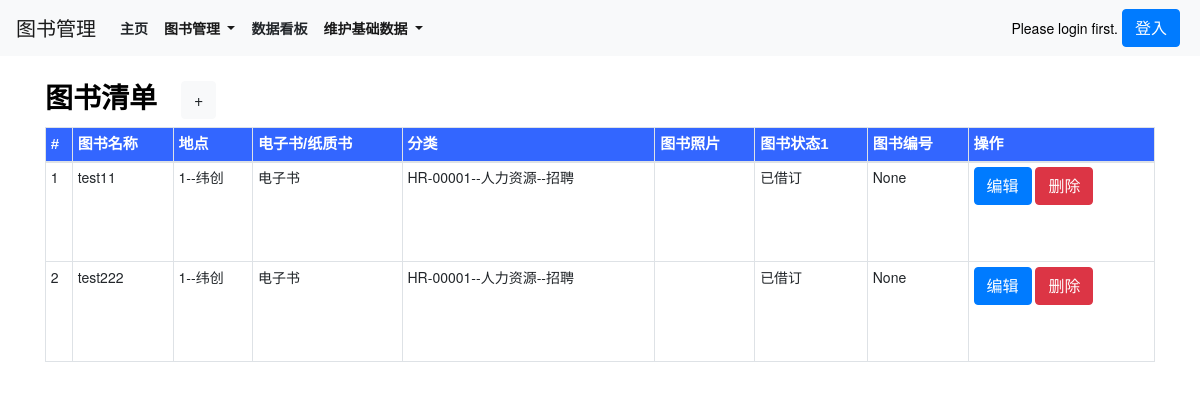
The app's page /theBooklist_show/, older data.
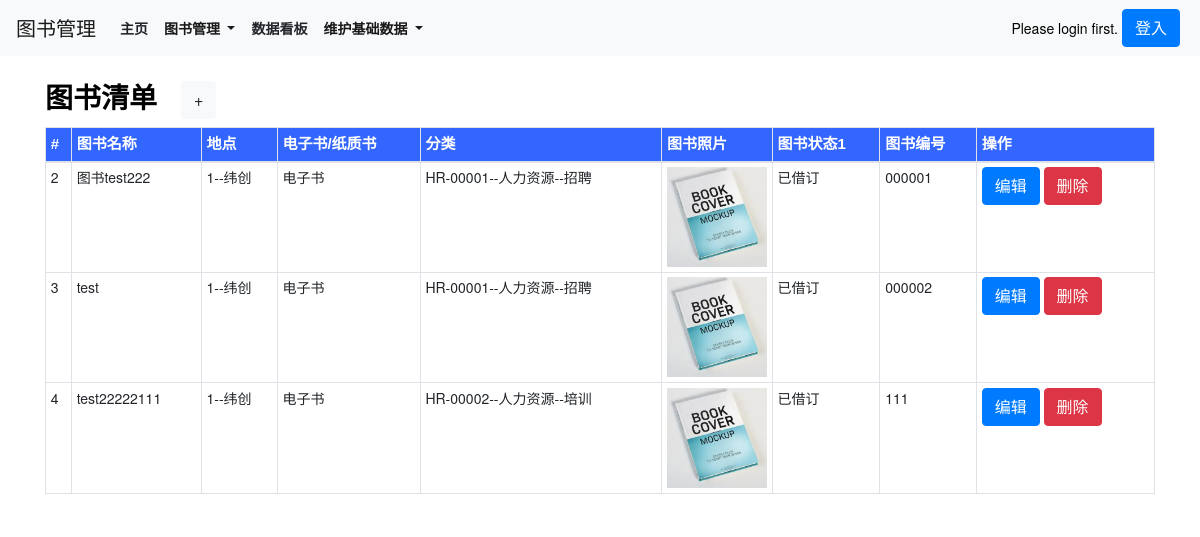
The same page, newer data.
### book/models.py (models this page shows, shortened)
class theBook(models.Model):
    bid = models.AutoField(primary_key=True)
    theBook_name = models.CharField(max_length=500,verbose_name=('图书名称'),)
    theBook_location = models.ForeignKey(location,blank=True, null=True, on_delete=models.CASCADE,related_name='Book_location')
    theBook_type = models.CharField(max_length=500, verbose_name=('电子书/纸质书'),choices=THEBOOK_TYPE,)
    theBook_category = models.ForeignKey(category,blank=True, null=True, on_delete=models.CASCADE,related_name='Book_category')
    theBook_logo = models.ImageField(max_length=500, verbose_name=('图书照片1'),upload_to='images/')
    theBook_attachment = models.FileField(max_length=10000,verbose_name=('图书附件(备用)'),blank=True, null=True,upload_to='file')
    theBook_status1 = models.CharField(max_length=500,verbose_name=('图书状态1'),choices=THESTATUS_TYPE,)
    theBook_status2 = models.CharField(max_length=500,verbose_name=('图书状态2(备用)'),blank=True, null=True,)
    theBook_status3 = models.CharField(max_length=500,verbose_name=('图书状态3(备用)'),blank=True, null=True,)
    theBook_id = models.CharField(max_length=500,verbose_name=('图书编号(备用)'),)
    theBook_information1 = models.TextField(max_length=10000,verbose_name=('图书信息1'),blank=True, null=True,)
    theBook_information2 = models.TextField(max_length=10000,verbose_name=('图书信息2(备用)'),blank=True, null=True,)
    theBook_information3 = models.TextField(max_length=10000,verbose_name=('图书信息3(备用)'),blank=True, null=True,)
    theBook_information4 = models.TextField(max_length=10000,verbose_name=('图书信息4(备用)'),blank=True, null=True,)
    theBook_information5 = models.TextField(max_length=10000,verbose_name=('图书信息5(备用)'),blank=True, null=True,)
    class Meta:
        verbose_name = ('图书')
        verbose_name_plural = ('图书')

class location(models.Model):
    lid = models.AutoField(primary_key=True)
    location_city = models.CharField(max_length=500,verbose_name=('城市'))
    location_name = models.CharField(max_length=500,verbose_name=('地点名称'))
    class Meta:
        verbose_name = ('地点')
        verbose_name_plural = ('地点')
    def __str__(self):
        return str(str(self.lid) + '--' + self.location_name)

class category(models.Model):
    cid = models.AutoField(primary_key=True)
    category_id = models.CharField(max_length=500,verbose_name=('分类编号'),)
    category_keyname = models.CharField(max_length=500,verbose_name=('分类主名称'),)
    category_subname = models.CharField(max_length=500,verbose_name=('分类子名称'),)
    class Meta:
        verbose_name = ('分类')
        verbose_name_plural = ('分类')
    def __str__(self):
        return str(self.category_id + '--' + self.category_keyname + '--' + self.category_subname)

### book/views.py (the view)
# urls.py: path('theBooklist_show/', views.theBooklist_show, name='theBooklist_show'),
def theBooklist_show(request):
    theBooklist = theBook.objects.all()
    context = {
        'theBooklist':theBooklist,
    }
    return render(request,'theBooklist_show.html',context)

### templates/theBooklist_show.html (shortened to what this page needs)
{% extends 'base.html' %}
{% load static %}
{% block body_block %}
<div class="container">
    <div class="row py-4 align-items-center">
        <div class="col-lg-12 col-md-12 mt-0 table-responsive"  style="background-color: #fff;">
            <h3 class="font-weight-bold">图书清单<a class="ml-4 btn btn-light" href="/theBooklist_new/">+</a></h3>
            <table class="table table-striped table-sm table-bordered ">
                <thead>
                    <tr style="color:White;background-color:#3366FF;font-family:微軟正黑體,Tahoma,Arial,微軟雅黑體;font-size:15px;">
                        <th scope="col">#</th>
                        <th scope="col">图书名称</th>
                        <th scope="col">地点</th>
                        <th scope="col">电子书/纸质书</th>
                        <th scope="col">分类</th>
                        <th scope="col">图书照片</th>
                        <th scope="col">图书状态1</th>
                        <th scope="col">图书编号</th>
                        <th scope="col">操作</th>
                    </tr>
                </thead>
                {% for theBook in theBooklist %}
                    <td>{{ theBook.bid }}</td>
                    <td>{{ theBook.theBook_name }}</td>
                    <td>{{ theBook.theBook_location }}</td>
                    <td>{{ theBook.theBook_type }}</td>
                    <td>{{ theBook.theBook_category }}</td>
                    <td class="" style="width:100px; height:100px">
                        {% if theBook.theBook_logo %}
                        <a target="_blank" href="{{theBook.theBook_logo.url}}" >
                            <img src="{{theBook.theBook_logo.url}}" alt="{{theBook.theBook_logo.url}}" width="100px" height="100px"></img>
                        </a>
                        {% endif %}
                    </td>
                    <td>{{ theBook.theBook_status1 }}</td>
                    <td>{{ theBook.theBook_id }}</td>
                    <td>
                        <a class="btn btn-primary btn-xs" href="/theBooklist_edit/{{ theBook.bid }}/">编辑</a>
                        <a class="btn btn-danger btn-xs" href="/theBooklist_delete/{{ theBook.bid }}/">删除</a>
                    </td>
                {% endfor %}
            </table>
        </div>
    </div>
</div>
<br>
<br>
<br>
<br>
<br>
{% endblock %}

### templates/base.html (shortened to what this page needs)
{% load static %}
<!DOCTYPE html>
<html>
    <head>
        <link href="{% static 'css/bootstrap.css' %}" rel="stylesheet">
    </head>
<body>
    {% block nav_block %}
    <nav class="navbar navbar-expand-lg navbar-light bg-light">
        <a class="navbar-brand" href="#">图书管理</a>
        <div class="collapse navbar-collapse" id="navbarSupportedContent">
          <div class="navbar-nav">
            <a class="nav-link text-body font-weight-bold" href="/" > 主页 </a>
            <li class="nav-item dropdown">
                <a class="nav-link active font-weight-bold dropdown-toggle" href="/list/" id="navbarDropdown" role="button" data-toggle="dropdown">
                    图书管理
                </a>
            </li>
            <a class="nav-link text-body font-weight-bold" href="/suggestionlist_by_employee_query/">数据看板</a>
            <li class="nav-item dropdown">
                <a class="nav-link active font-weight-bold dropdown-toggle" href="/list/" id="navbarDropdown" role="button" data-toggle="dropdown">
                    维护基础数据
                </a>
            </li>
          </div>
        </div>
        {% if user.is_authenticated %}
            <div class="nav-item dropdown">
                <a class="nav-link active font-weight-bold text-info dropdown-toggle" href="/list/" id="navbarDropdown" role="button" data-toggle="dropdown">
                    用户管理
                </a>
                <div class="dropdown-menu" aria-labelledby="navbarDropdown">
                    <a class="dropdown-item" href="/suggestion_list/">注册</a>
                    <div class="dropdown-divider"></div>
                    <a class="dropdown-item" href="/dept_review_list/">修改信息</a>
                    <div class="dropdown-divider"></div>
                    <a class="float-right mx-1 dropdown-item" href="/user_logout/">登出</a>
                </div>
            </div>
            Welcome {{ user.username }}
        {% else %}
            Please login first.
            <a class="float-right btn btn-primary mx-1 " href="/user_login/">登入</a>
        {% endif %}
    </nav>
    {% endblock %}
    {% block body_block %}
    {% endblock %}
</body>
</html>

### templates/base.html (style rules this page uses)
html, body { position: relative; height: 100%; }
body { background: #fff; font-family: Helvetica Neue, Helvetica, Arial, sans-serif; font-size: 14px; color:#000; margin: 10; padding: 10; }

Row changes from the older to the newer data that the page shows:
removed theBook: bid "1", theBook_name "test11", theBook_location "1--纬创", theBook_type "电子书", theBook_category "HR-00001--人力资源--招聘", theBook_status1 "已借订", theBook_id "None"
changed theBook id 2: theBook_name "test222" → "图书test222"; theBook_logo empty → "images/book_6N2Wqff.png" (drawn); theBook_logo: picture added; theBook_id "None" → "000001"
added theBook: bid "3", theBook_name "test", theBook_location "1--纬创", theBook_type "电子书", theBook_category "HR-00001--人力资源--招聘", theBook_logo (picture), theBook_status1 "已借订", theBook_id "000002"
added theBook: bid "4", theBook_name "test22222111", theBook_location "1--纬创", theBook_type "电子书", theBook_category "HR-00002--人力资源--培训", theBook_logo (picture), theBook_status1 "已借订", theBook_id "111"
